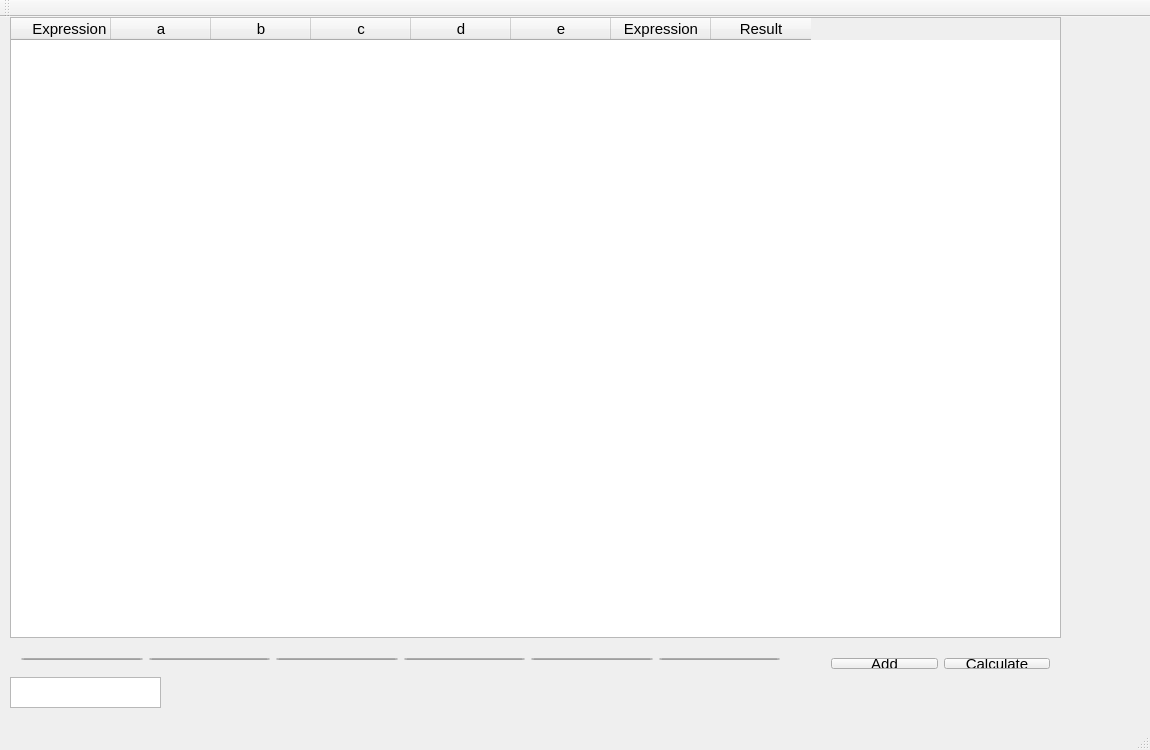
<?xml version="1.0" encoding="UTF-8"?>
<ui version="4.0">
 <class>MainWindowClass</class>
 <widget class="QMainWindow" name="MainWindowClass">
  <property name="geometry">
   <rect>
    <x>0</x>
    <y>0</y>
    <width>1150</width>
    <height>750</height>
   </rect>
  </property>
  <property name="minimumSize">
   <size>
    <width>1150</width>
    <height>750</height>
   </size>
  </property>
  <property name="maximumSize">
   <size>
    <width>1150</width>
    <height>750</height>
   </size>
  </property>
  <property name="windowTitle">
   <string>MainWindow</string>
  </property>
  <widget class="QWidget" name="centralWidget">
   <widget class="QTableWidget" name="tableWidget">
    <property name="geometry">
     <rect>
      <x>10</x>
      <y>0</y>
      <width>1051</width>
      <height>621</height>
     </rect>
    </property>
    <property name="font">
     <font>
      <pointsize>10</pointsize>
     </font>
    </property>
    <property name="editTriggers">
     <set>QAbstractItemView::NoEditTriggers</set>
    </property>
    <column>
     <property name="text">
      <string>               Expression           </string>
     </property>
     <property name="font">
      <font>
       <pointsize>11</pointsize>
      </font>
     </property>
    </column>
    <column>
     <property name="text">
      <string>a</string>
     </property>
     <property name="font">
      <font>
       <pointsize>11</pointsize>
      </font>
     </property>
    </column>
    <column>
     <property name="text">
      <string>b</string>
     </property>
     <property name="font">
      <font>
       <pointsize>11</pointsize>
      </font>
     </property>
    </column>
    <column>
     <property name="text">
      <string>c</string>
     </property>
     <property name="font">
      <font>
       <pointsize>11</pointsize>
      </font>
     </property>
    </column>
    <column>
     <property name="text">
      <string>d</string>
     </property>
     <property name="font">
      <font>
       <pointsize>11</pointsize>
      </font>
     </property>
    </column>
    <column>
     <property name="text">
      <string>e</string>
     </property>
     <property name="font">
      <font>
       <pointsize>11</pointsize>
      </font>
     </property>
    </column>
    <column>
     <property name="text">
      <string>Expression</string>
     </property>
     <property name="font">
      <font>
       <pointsize>11</pointsize>
      </font>
     </property>
    </column>
    <column>
     <property name="text">
      <string>Result</string>
     </property>
     <property name="font">
      <font>
       <pointsize>11</pointsize>
      </font>
     </property>
    </column>
   </widget>
   <widget class="QWidget" name="layoutWidget">
    <property name="geometry">
     <rect>
      <x>10</x>
      <y>630</y>
      <width>781</width>
      <height>24</height>
     </rect>
    </property>
    <layout class="QHBoxLayout" name="horizontalLayout">
     <item>
      <widget class="QLineEdit" name="Expression"/>
     </item>
     <item>
      <widget class="QLineEdit" name="AValue">
       <property name="inputMask">
        <string>9999.999</string>
       </property>
      </widget>
     </item>
     <item>
      <widget class="QLineEdit" name="BValue">
       <property name="inputMask">
        <string>9999.999</string>
       </property>
      </widget>
     </item>
     <item>
      <widget class="QLineEdit" name="CValue">
       <property name="inputMask">
        <string>9999.999</string>
       </property>
      </widget>
     </item>
     <item>
      <widget class="QLineEdit" name="DValue">
       <property name="inputMask">
        <string>9999.999</string>
       </property>
      </widget>
     </item>
     <item>
      <widget class="QLineEdit" name="EValue">
       <property name="inputMask">
        <string>9999.999</string>
       </property>
      </widget>
     </item>
    </layout>
   </widget>
   <widget class="QWidget" name="layoutWidget">
    <property name="geometry">
     <rect>
      <x>820</x>
      <y>630</y>
      <width>241</width>
      <height>33</height>
     </rect>
    </property>
    <layout class="QHBoxLayout" name="horizontalLayout_2">
     <item>
      <widget class="QPushButton" name="Add">
       <property name="font">
        <font>
         <pointsize>11</pointsize>
        </font>
       </property>
       <property name="text">
        <string>Add</string>
       </property>
      </widget>
     </item>
     <item>
      <widget class="QPushButton" name="Calculate">
       <property name="font">
        <font>
         <pointsize>11</pointsize>
        </font>
       </property>
       <property name="text">
        <string>Calculate</string>
       </property>
      </widget>
     </item>
    </layout>
   </widget>
   <widget class="QTextEdit" name="textEdit">
    <property name="geometry">
     <rect>
      <x>10</x>
      <y>660</y>
      <width>151</width>
      <height>31</height>
     </rect>
    </property>
   </widget>
  </widget>
  <widget class="QMenuBar" name="menuBar">
   <property name="geometry">
    <rect>
     <x>0</x>
     <y>0</y>
     <width>1150</width>
     <height>26</height>
    </rect>
   </property>
  </widget>
  <widget class="QToolBar" name="mainToolBar">
   <attribute name="toolBarArea">
    <enum>TopToolBarArea</enum>
   </attribute>
   <attribute name="toolBarBreak">
    <bool>false</bool>
   </attribute>
  </widget>
  <widget class="QStatusBar" name="statusBar"/>
 </widget>
 <layoutdefault spacing="6" margin="11"/>
 <resources>
  <include location="mainwindow.qrc"/>
 </resources>
 <connections/>
</ui>
